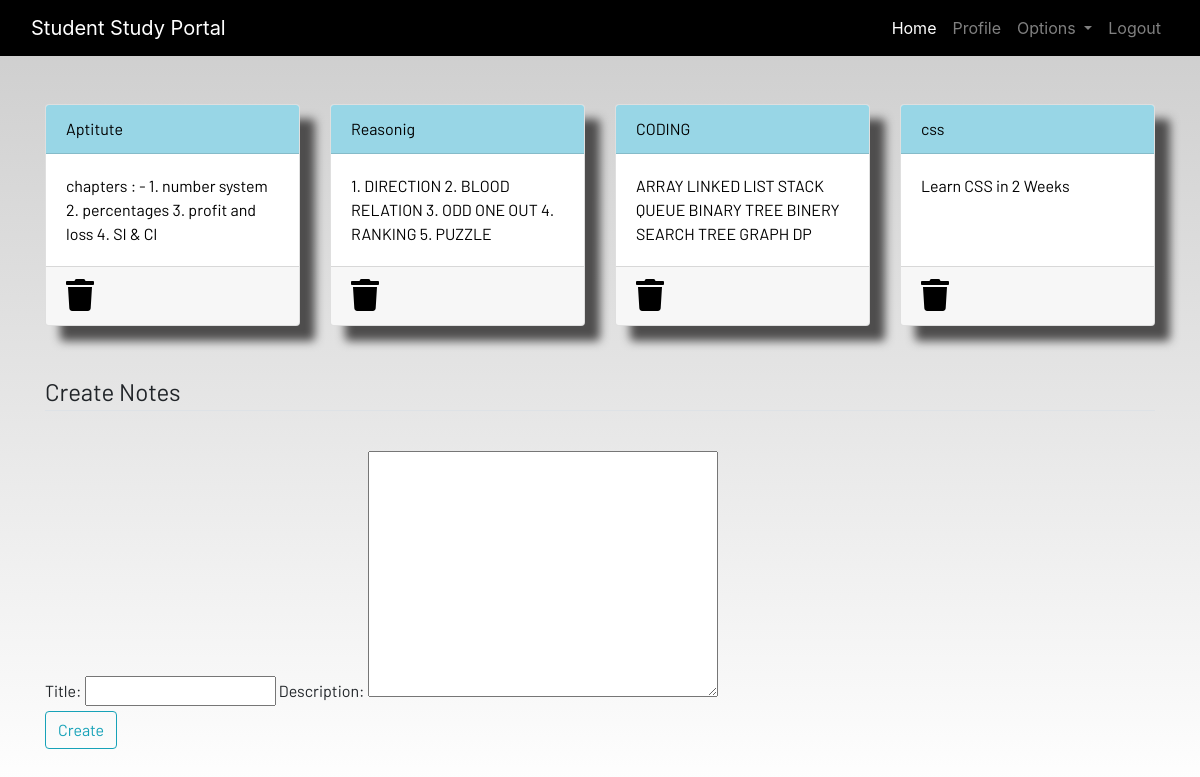
Screenshot of /notes (signed in) with the database file from the repository.
### dashboard/models.py (models this page shows, shortened)
class Notes(models.Model):
    user = models.ForeignKey(User,on_delete=models.CASCADE)
    title = models.CharField(max_length=200)
    description = models.TextField()
    class Meta:
        verbose_name="Notes"
        verbose_name_plural="Notes"

### dashboard/views.py (the view)
# urls.py: path('notes',views.notes,name="notes"),
@login_required
def notes(request):
    if request.method == "POST":
        form = NotesForm(request.POST)
        if form.is_valid():
            notes = Notes(user=request.user,title=request.POST['title'],
                          description=request.POST['description'])
            notes.save()
        messages.success(request,f"Notes Added from {request.user.username} Successfully")
    else:
        form = NotesForm()
    notes=Notes.objects.filter(user=request.user.id)
    context={'notes':notes,'form':form}
    return render(request,"dashboard/notes.html",context)

### dashboard/forms.py
class NotesForm(forms.ModelForm):
    class Meta:
        model = Notes
        fields = ['title','description']

### dashboard/templates/dashboard/notes.html (shortened to what this page needs)
{% extends 'dashboard/base.html' %} {% load static %} {% load crispy_forms_tags
%} {% block content %}
<div class="container">
  <div class="row">
    {% for note in notes %}
    <div class="col-md-3">
      <a href="{% url 'notes-detail' note.id%}">
        <div class="card">
          <div class="card-header">{{note.title}}</div>
          <div class="card-body">{{note.description|slice:"0:100"}}</div>
          <div class="card-footer mt-auto">
            <a href="{% url 'delete-note' note.id%}">
              <i class="fa fa-trash fa-2x"></i
            ></a>
          </div>
        </div>
      </a>
    </div>
    {% endfor %}
    <br /><br />
  </div>
</div>
<br /><br />
<div class="container">
  <form method="POST">
    <fieldset class="form-group">
      <legend class="border-bottom mb-4">Create Notes</legend>
    </fieldset>
    {{ form}}
    <div class="form-group">
      <button href="" class="btn btn-outline-info" type="submit">Create</button>
    </div>
  </form>
</div>
{% endblock content %}

### dashboard/templates/dashboard/base.html (shortened to what this page needs)
<!DOCTYPE html>
{% load static %}
<html lang="en">
  <head>
    <link
      rel="stylesheet"
      href="https://stackpath.bootstrapcdn.com/bootstrap/4.3.1/css/bootstrap.min.css"
    />
    <link
      rel="stylesheet"
      href="https://use.fontawesome.com/releases/v5.7.2/css/all.css"
    />
    <link rel="stylesheet" href="{% static 'css/main.css' %}" />
  </head>
  <body>
    <header>
      <nav class="navbar navbar-expand-lg navbar-dark bg-dark">
        <div class="container-fluid">
          <a class="navbar-brand" href="{% url 'home' %}"
            >Student Study Portal</a
          >
          <div
            class="collapse navbar-collapse justify-content-end"
            id="navbarSupportedContent"
          >
            <ul class="navbar-nav mb-2 mb-lg-0">
              <li class="nav-item">
                <a
                  class="nav-link active"
                  aria-current="page"
                  href="{% url 'home' %}"
                  >Home</a
                >
              </li>
              {% if user.is_authenticated %}
              <li class="nav-item">
                <a class="nav-link" href="{% url 'profile' %}">Profile</a>
              </li>
              <li class="nav-item dropdown">
                <a
                  class="nav-link dropdown-toggle"
                  href="#"
                  id="navbarDropdown"
                  role="button"
                  data-toggle="dropdown"
                  aria-haspopup="true"
                  aria-expanded="false"
                >
                  Options
                </a>
              </li>
              <li class="nav-item">
                <a class="nav-link" href="{% url 'logout' %}">Logout</a>
              </li>
              {% endif %}
            </ul>
          </div>
        </div>
      </nav>
    </header>
    <br /><br />
    <main>
       {% block content %} {% endblock content %}
    </main>
  </body>
</html>

### static/css/main.css (style rules this page uses)
html { scroll-behavior: smooth; height: 100%; width: 100%; }
main { font-family: Barlow, Quicksand, Rubik, sans-serif, serif, 'Times New Roman', Times, serif !important; }
.navbar { background-color: rgb(0, 0, 0) !important; }
.card { box-shadow: 15px 15px 10px rgb(78, 77, 77); }
a { text-decoration: none !important; color: black; }
.card-header { color: black !important; background: rgb(152, 214, 230) !important; transition: 0.3s ease-in; }
html, body { max-width: 100%; overflow-x: hidden; height: 100%; width: 100%; }
body { background: linear-gradient(rgba(0, 0, 0, 0.2), rgba(255, 255, 255, 0.5)); overflow-x: hidden; background-repeat: no-repeat; }
.card-header { background-color: rgb(133, 204, 231); }
.col-md-3 .card { width: 100%; height: 100%; }
.fa { color: black; }

### rows the page displays
Notes: title "Aptitute", description "chapters : - 1. number system 2. percentages 3. profit and loss 4. SI & CI"
Notes: title "Reasonig", description "1. DIRECTION 2. BLOOD RELATION 3. ODD ONE OUT 4. RANKING 5. PUZZLE"
Notes: title "CODING", description "ARRAY LINKED LIST STACK QUEUE BINARY TREE BINERY SEARCH TREE GRAPH DP"
Notes: title "css", description "Learn CSS in 2 Weeks"
